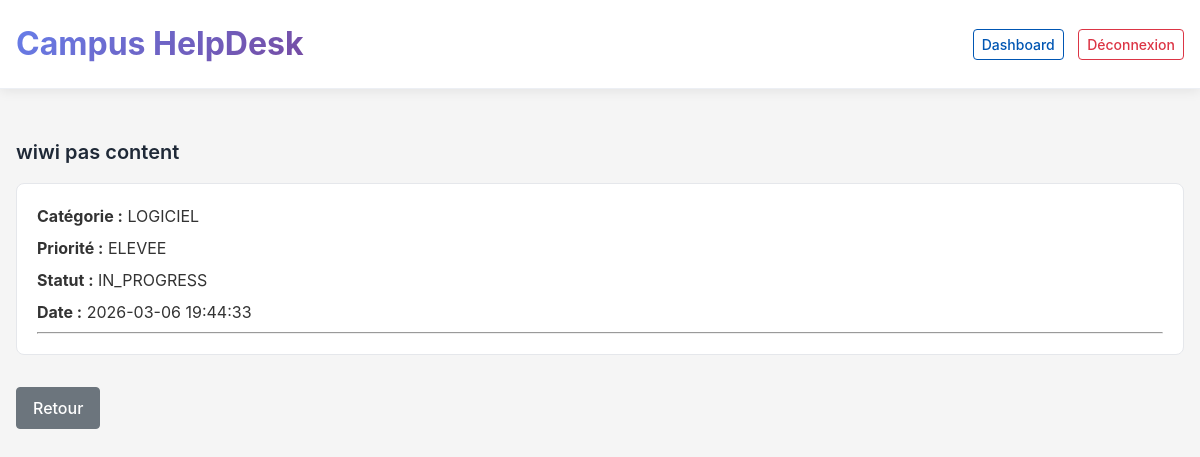
/index.php?route=ticket-show&id=9 (signed in), run on an earlier commit of the app's database.
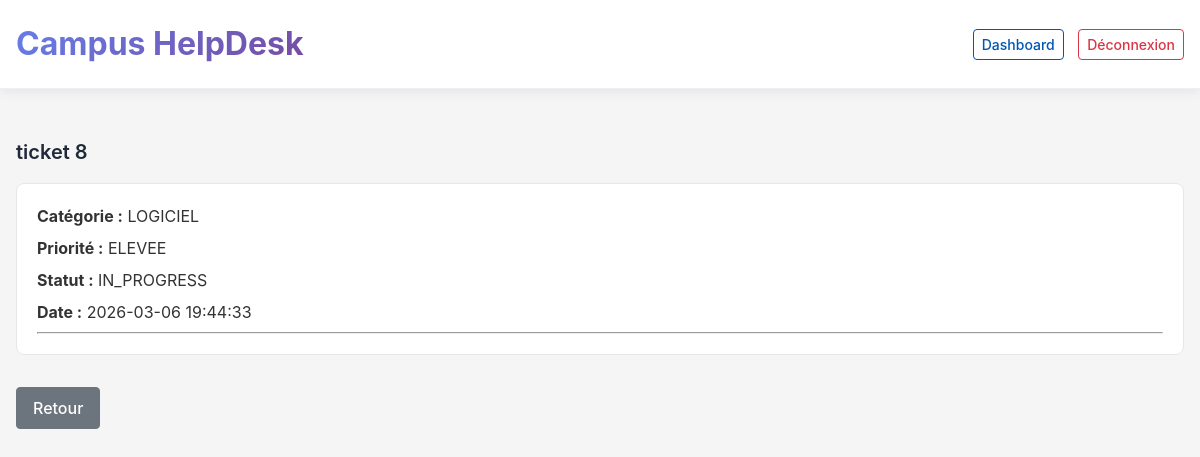
And on a later commit of the database.
### tables this page shows
CREATE TABLE `tickets` (
  `id` int(11) NOT NULL,
  `titre` varchar(150) NOT NULL,
  `description` text NOT NULL,
  `categorie` varchar(50) NOT NULL,
  `priorite` enum('FAIBLE','MOYENNE','ELEVEE') NOT NULL,
  `statut` enum('OPEN','IN_PROGRESS','RESOLVED','CLOSED') NOT NULL DEFAULT 'OPEN',
  `auteur_id` int(11) NOT NULL,
  `technicien_id` int(11) DEFAULT NULL,
  `created_at` datetime DEFAULT CURRENT_TIMESTAMP,
  `updated_at` datetime DEFAULT NULL
);

### app/core/View.php (called while the page is built, shortened)
<?php
final class View {
  public static function render(string $view, array $data = []){
    require __DIR__ . "/../views/layouts/main.php";
  }
}

### app/controllers/TicketController.php (called while the page is built, shortened)
<?php
require_once __DIR__ . '/../core/View.php';
require_once __DIR__ . '/../models/TicketModel.php';
final class TicketController {
  public function show() {
    $user = Auth::user();
    $id = isset($_GET['id']) ? (int)$_GET['id'] : 0;
    $ticketModel = new TicketModel();
    $messageModel = new MessageModel();
    $ticket = $ticketModel->findById($id);
    $messages = $messageModel->findByTicket($id);
    View::render('tickets/show', [
        'ticket' => $ticket,
        'messages' => $messages,
        'user' => $user
    ]);
}
}

### index.php (called while the page is built, shortened)
<?php
$route = isset($_GET['route']) ? $_GET['route'] : '';
Router::dispatch($route);

### app/core/Database.php (called while the page is built, shortened)
<?php
final class Database {
  private static $pdo = null;
  public static function pdo(){
    if (self::$pdo === null) {
      $dsn = "mysql:host=127.0.0.1;dbname=campus_helpdesk;charset=utf8mb4";
      self::$pdo = new PDO($dsn, "root", "root", [
        PDO::ATTR_ERRMODE => PDO::ERRMODE_EXCEPTION,
        PDO::ATTR_DEFAULT_FETCH_MODE => PDO::FETCH_ASSOC,
        PDO::ATTR_EMULATE_PREPARES => false,
      ]);
    }
    return self::$pdo;
  }
}

### app/models/TicketModel.php (called while the page is built, shortened)
<?php
require_once __DIR__ . '/../core/Database.php';
final class TicketModel {
  public function findById($id) {
    $sql = "SELECT * FROM tickets WHERE id = :id";
    $stmt = Database::pdo()->prepare($sql);
    $stmt->execute(['id' => $id]);
    return $stmt->fetch();
  }
}

### app/views/tickets/show.php (the view, shortened to what this page needs)
<h1 class="page-title-sm space-bottom-md"><?= htmlspecialchars($ticket['titre']) ?></h1>
<div class="ui-card">
  <div class="ui-card-body">
    <p><strong>Catégorie :</strong> <?= htmlspecialchars($ticket['categorie']) ?></p>
    <p><strong>Priorité :</strong> <?= htmlspecialchars($ticket['priorite']) ?></p>
    <p><strong>Statut :</strong> <?= htmlspecialchars($ticket['statut']) ?></p>
    <p><strong>Date :</strong> <?= htmlspecialchars($ticket['created_at']) ?></p>
  <hr>
  </div>
</div>
<a href="index.php?route=tickets" class="ui-btn ui-btn-secondary space-top-md">
  Retour
</a>

What changed in the data, as far as the page shows it:
changed tickets "LOGICIEL": titre "wiwi pas content" → "ticket 8"
